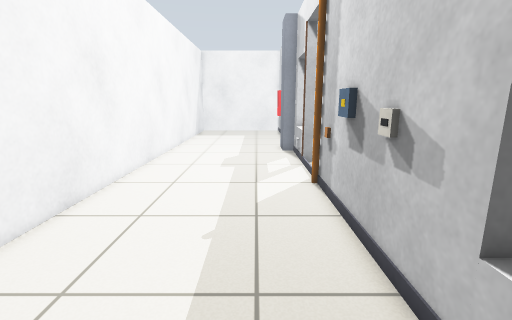
View 1 (above)

12 first-person views from a walk through a world built for the Gazebo simulator. The camera is 0.97 m above the floor, tilts 12° down and sees 85° across. The floor is counted in squares, 0.25 m on a side. Each view is taken from the middle of a square. On the plan, view 1 faces up. The plan holds only what a view shows up to about 20 squares ahead; the rest is blank.

View 2
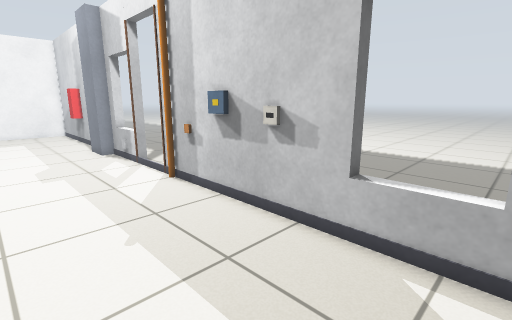

View 3
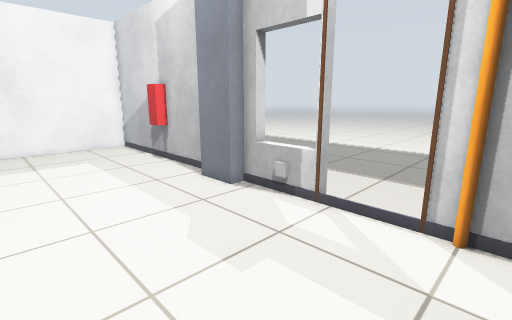

View 4
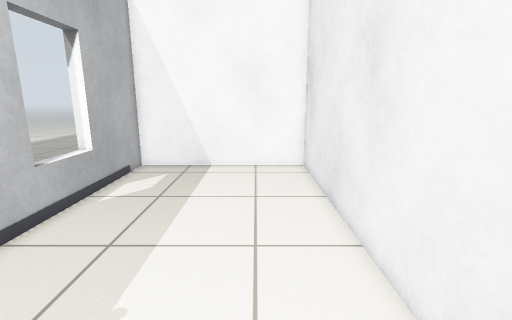

View 5
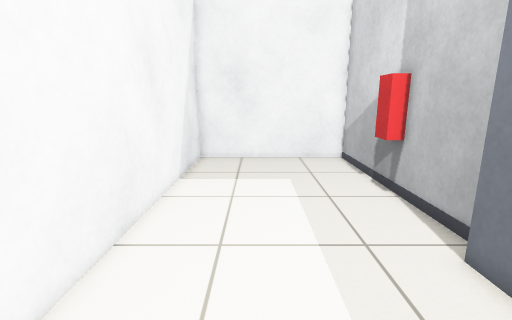

View 6
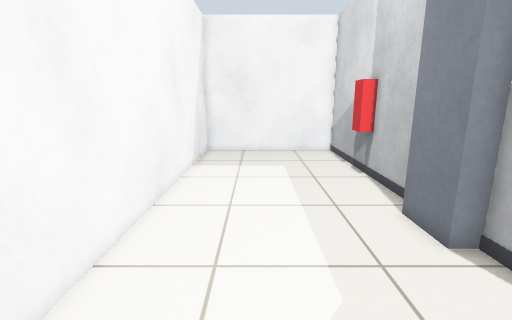

View 7
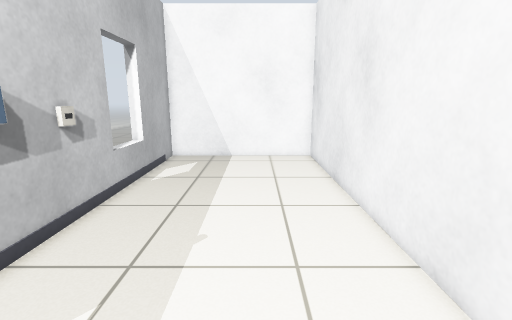

View 8
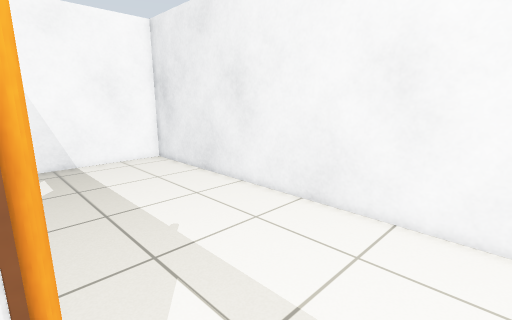

View 9
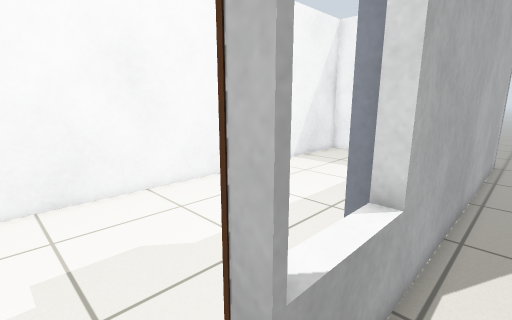

View 10
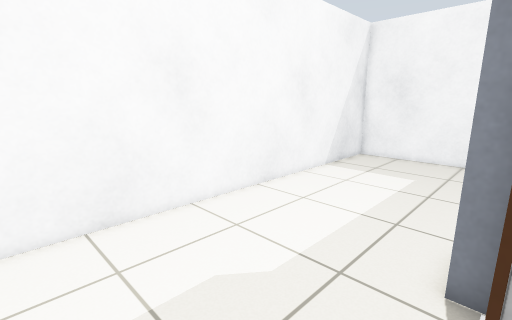

View 11
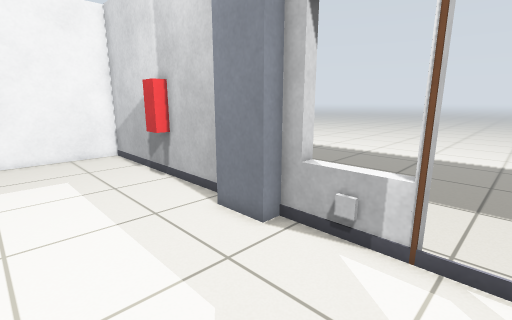

View 12
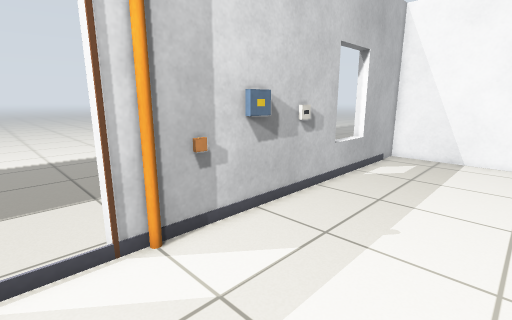

### Floor plan
Points are (right, up) in squares from view 1. A wall is a line through its corners. A room is listed if a view was taken in it or the views show most of it. See-through windows are left out.
Room 1 (views 1, 2, 3, 4, 5, 6, 7, 8, 10, 11, 12)
walls: (3.6, 17.6) (3, 17.6) (3, 21.8) (2.1, 21.8) (2.1, 24.2); (2.8, 8.4) (2.8, 9.5); (3, 25.1) (3, 37.1) (-6.9, 37.1) (-6.9, -4.7) (3, -4.7) (3, 14) (3.6, 14); (3.1, 29.2) (2.3, 29.2) (2.3, 30.4)
ways out: opening at (3, 15) to room 2
objects: orange pole (3, 13)
Room 2 (view 9)
walls: (3.6, 37.8) (3.6, 17.6)
ways out: opening at (3, 15) to room 1

Where each view was taken, in squares from view 1:
view 1: 0 up, 0 right, facing up
view 2: 0 up, 4 left, facing up-right
view 3: 12 up, 6 left, facing up-right
view 4: 12 up, 4 left, facing down
view 5: 18 up, 3 left, facing up
view 6: 15 up, 3 left, facing up
view 7: 15 up, 3 left, facing down
view 8: 16 up, 3 right, facing down-left
view 9: 16 up, 5 right, facing up-left
view 10: 15 up, 3 right, facing up-left
view 11: 16 up, 4 left, facing up-right
view 12: 16 up, 4 left, facing down-right
